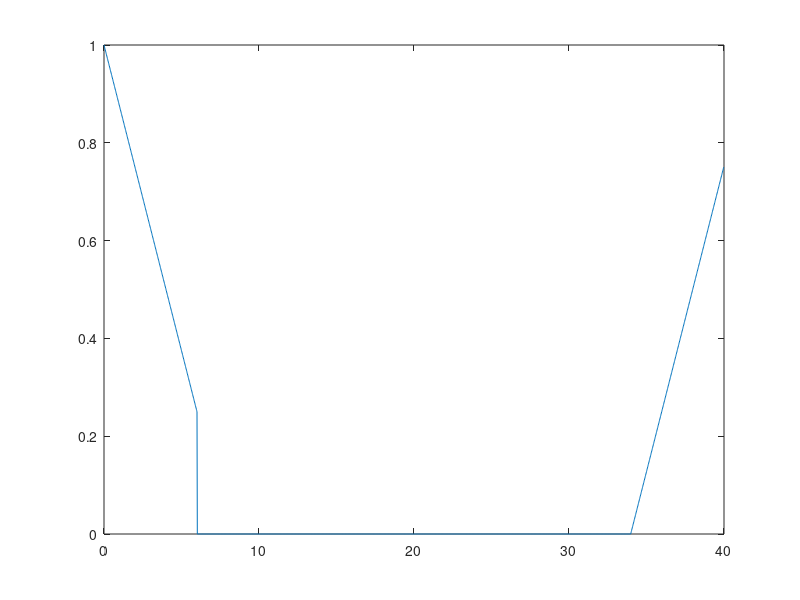
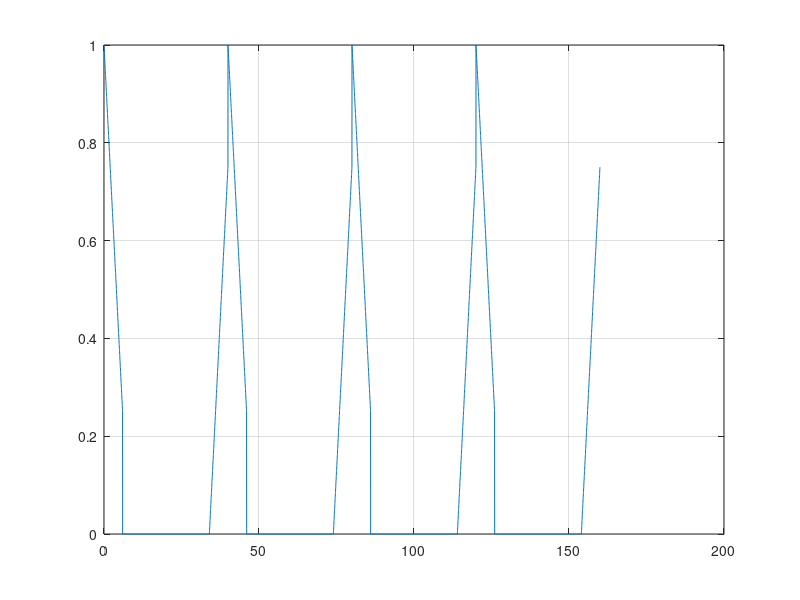
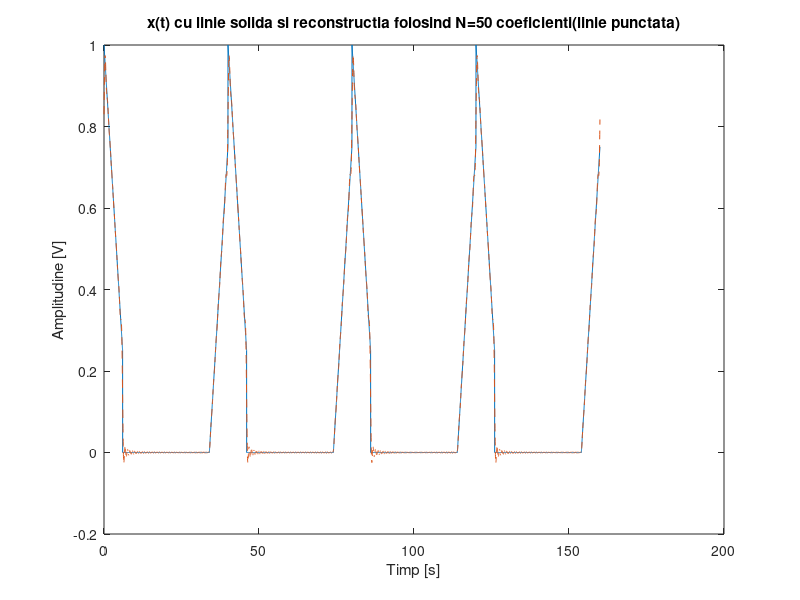
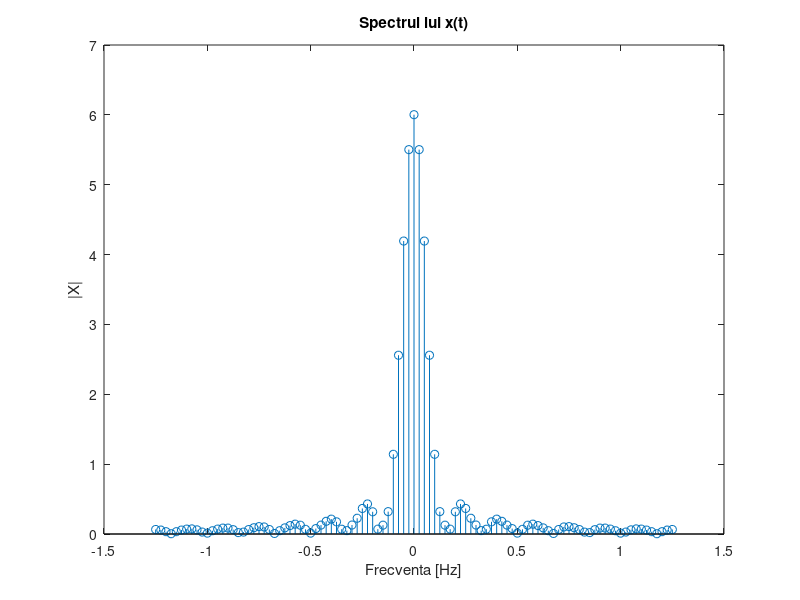

Write the MATLAB code that produced these figures, in order.
N = 50; % numarul de coeficienti
D = 6; % durata de crestere
P = 40; % perioada
F=1/P; % frecventa 
w0=2*pi/P; % pulsatia
r=0.02; % rezolutia
t=0:r:P-r; % vectorul timp pentru o perioada

%constructia unei perioade a semnalului
x = zeros(1,size(t,2)); % initializarea lui x cu zerouri
for i=0 : 1 : D/r
   x(i+1) = 1 - 1/8*i*r ;
end

m=0
for i=(P-D)/r : 1 : P/r    
    x(i) = 1/8 * m * r;
    m=m+1;
end

%reprezentarea unei perioade a semnalului
figure(1), plot(t,x)

t_4p = 0:r:4*P-r; % vectorul timp pentru 4 perioade
x_4p = repmat(x,1,4); % replicarea matricii pentru generarea a 4 perioade ale semnalului

%reprezentarea a 4 perioade ale semnalului
figure(2),plot(t_4p,x_4p)
grid on

% determinarea coeficientilor fourier
for k = -N:N
    a = x;
    a = a.*exp(-j*k*w0*t);
    X(k+51) = trapz(t,a); % calcularea integralei cu metoda trapezului
end

x_refacut(1:length(t)) = 0; % initializarea semnalului reconstruit cu N puncte

%reconstructia lui x(t) folosind N coeficienti
for i = 1:length(t);
for k = -N:N
x_refacut(i) = x_refacut(i) + (1/P)*X(k+N+1)*exp(j*k*w0*t(i));
end
end

figure(3);
plot(t_4p,x_4p); % afisarea lui x(t) - 4 perioade
title('x(t) cu linie solida si reconstructia folosind N=50 coeficienti(linie punctata)');
hold on
x_refacut_4p = repmat(x_refacut,1,4); % replicarea matricii pentru generarea a 4 perioade
plot(t_4p,x_refacut_4p,'--'); % afisarea lui x refacut
xlabel('Timp [s]');
ylabel('Amplitudine [V]');

f = -N*F:F:N*F; % vectorul de frecvente

figure(4), stem(f,abs(X)), title('Spectrul lui x(t)'), xlabel('Frecventa [Hz]'), ylabel('|X|');

%Seriile Fourier sunt o unealta matematica folosita pentru a analiza
%functiile periodice descompunandu-le intr-o suma ponderata de functii sinusoidale.
%Fiecare functie sinusoidala are un coeficient(pondere).
%Reprezentarea spectrala ne arata frecventele si ponderile sinusoidelor prin care poate
%fi aproximat semnalul.
%Semnalul reconstruit pe baza coeficientilor Fourier devine din ce in ce mai
%apropiat de semnalul original, cu cat sunt luati in considerare mai multi
%termeni ai dezvoltarii.